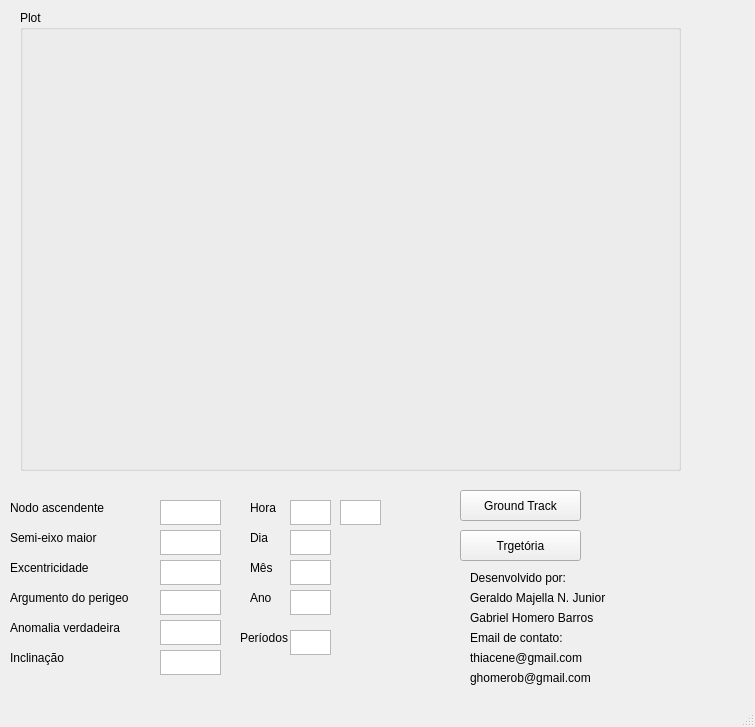
<?xml version="1.0" encoding="UTF-8"?>
<ui version="4.0">
 <class>MainWindow</class>
 <widget class="QMainWindow" name="MainWindow">
  <property name="geometry">
   <rect>
    <x>0</x>
    <y>0</y>
    <width>755</width>
    <height>727</height>
   </rect>
  </property>
  <property name="windowTitle">
   <string>MainWindow</string>
  </property>
  <widget class="QWidget" name="centralwidget">
   <widget class="QPushButton" name="pushButton_input">
    <property name="geometry">
     <rect>
      <x>460</x>
      <y>490</y>
      <width>121</width>
      <height>31</height>
     </rect>
    </property>
    <property name="text">
     <string>Ground Track</string>
    </property>
   </widget>
   <widget class="QPushButton" name="pushButton_ana">
    <property name="geometry">
     <rect>
      <x>460</x>
      <y>530</y>
      <width>121</width>
      <height>31</height>
     </rect>
    </property>
    <property name="text">
     <string>Trgetória</string>
    </property>
   </widget>
   <widget class="QTextEdit" name="textEdit_41">
    <property name="geometry">
     <rect>
      <x>160</x>
      <y>560</y>
      <width>61</width>
      <height>25</height>
     </rect>
    </property>
    <property name="maximumSize">
     <size>
      <width>16777215</width>
      <height>35</height>
     </size>
    </property>
   </widget>
   <widget class="QLabel" name="label_14">
    <property name="geometry">
     <rect>
      <x>10</x>
      <y>560</y>
      <width>121</width>
      <height>16</height>
     </rect>
    </property>
    <property name="text">
     <string>Excentricidade</string>
    </property>
   </widget>
   <widget class="QLabel" name="label_15">
    <property name="geometry">
     <rect>
      <x>10</x>
      <y>590</y>
      <width>141</width>
      <height>16</height>
     </rect>
    </property>
    <property name="text">
     <string>Argumento do perigeo</string>
    </property>
   </widget>
   <widget class="QLabel" name="label_16">
    <property name="geometry">
     <rect>
      <x>10</x>
      <y>530</y>
      <width>131</width>
      <height>16</height>
     </rect>
    </property>
    <property name="text">
     <string>Semi-eixo maior</string>
    </property>
   </widget>
   <widget class="QTextEdit" name="textEdit_42">
    <property name="geometry">
     <rect>
      <x>160</x>
      <y>590</y>
      <width>61</width>
      <height>25</height>
     </rect>
    </property>
    <property name="maximumSize">
     <size>
      <width>16777215</width>
      <height>35</height>
     </size>
    </property>
   </widget>
   <widget class="QTextEdit" name="textEdit_43">
    <property name="geometry">
     <rect>
      <x>160</x>
      <y>620</y>
      <width>61</width>
      <height>25</height>
     </rect>
    </property>
    <property name="maximumSize">
     <size>
      <width>16777215</width>
      <height>35</height>
     </size>
    </property>
   </widget>
   <widget class="QTextEdit" name="textEdit_44">
    <property name="geometry">
     <rect>
      <x>160</x>
      <y>650</y>
      <width>61</width>
      <height>25</height>
     </rect>
    </property>
    <property name="maximumSize">
     <size>
      <width>16777215</width>
      <height>35</height>
     </size>
    </property>
   </widget>
   <widget class="QLabel" name="label_24">
    <property name="geometry">
     <rect>
      <x>10</x>
      <y>620</y>
      <width>141</width>
      <height>16</height>
     </rect>
    </property>
    <property name="text">
     <string>Anomalia verdadeira</string>
    </property>
   </widget>
   <widget class="QLabel" name="label_25">
    <property name="geometry">
     <rect>
      <x>10</x>
      <y>650</y>
      <width>131</width>
      <height>16</height>
     </rect>
    </property>
    <property name="text">
     <string>Inclinação</string>
    </property>
   </widget>
   <widget class="QGroupBox" name="groupBox">
    <property name="geometry">
     <rect>
      <x>20</x>
      <y>10</y>
      <width>661</width>
      <height>461</height>
     </rect>
    </property>
    <property name="title">
     <string>Plot</string>
    </property>
   </widget>
   <widget class="QTextEdit" name="textEdit_45">
    <property name="geometry">
     <rect>
      <x>290</x>
      <y>630</y>
      <width>41</width>
      <height>25</height>
     </rect>
    </property>
    <property name="maximumSize">
     <size>
      <width>16777215</width>
      <height>35</height>
     </size>
    </property>
   </widget>
   <widget class="QLabel" name="label_26">
    <property name="geometry">
     <rect>
      <x>250</x>
      <y>500</y>
      <width>31</width>
      <height>16</height>
     </rect>
    </property>
    <property name="text">
     <string>Hora</string>
    </property>
   </widget>
   <widget class="QLabel" name="label_28">
    <property name="geometry">
     <rect>
      <x>10</x>
      <y>500</y>
      <width>121</width>
      <height>16</height>
     </rect>
    </property>
    <property name="text">
     <string>Nodo ascendente</string>
    </property>
   </widget>
   <widget class="QTextEdit" name="textEdit_46">
    <property name="geometry">
     <rect>
      <x>290</x>
      <y>500</y>
      <width>41</width>
      <height>25</height>
     </rect>
    </property>
    <property name="maximumSize">
     <size>
      <width>16777215</width>
      <height>35</height>
     </size>
    </property>
   </widget>
   <widget class="QLabel" name="label_32">
    <property name="geometry">
     <rect>
      <x>240</x>
      <y>630</y>
      <width>91</width>
      <height>16</height>
     </rect>
    </property>
    <property name="text">
     <string>Períodos</string>
    </property>
   </widget>
   <widget class="QLabel" name="label_29">
    <property name="geometry">
     <rect>
      <x>470</x>
      <y>570</y>
      <width>221</width>
      <height>16</height>
     </rect>
    </property>
    <property name="text">
     <string>Desenvolvido por:</string>
    </property>
   </widget>
   <widget class="QLabel" name="label_58">
    <property name="geometry">
     <rect>
      <x>470</x>
      <y>590</y>
      <width>201</width>
      <height>16</height>
     </rect>
    </property>
    <property name="text">
     <string>Geraldo Majella N. Junior </string>
    </property>
   </widget>
   <widget class="QTextEdit" name="textEdit_48">
    <property name="geometry">
     <rect>
      <x>160</x>
      <y>500</y>
      <width>61</width>
      <height>25</height>
     </rect>
    </property>
    <property name="maximumSize">
     <size>
      <width>16777215</width>
      <height>35</height>
     </size>
    </property>
   </widget>
   <widget class="QTextEdit" name="textEdit_49">
    <property name="geometry">
     <rect>
      <x>160</x>
      <y>530</y>
      <width>61</width>
      <height>25</height>
     </rect>
    </property>
    <property name="maximumSize">
     <size>
      <width>16777215</width>
      <height>35</height>
     </size>
    </property>
   </widget>
   <widget class="QTextEdit" name="textEdit_50">
    <property name="geometry">
     <rect>
      <x>290</x>
      <y>530</y>
      <width>41</width>
      <height>25</height>
     </rect>
    </property>
    <property name="maximumSize">
     <size>
      <width>16777215</width>
      <height>35</height>
     </size>
    </property>
   </widget>
   <widget class="QLabel" name="label_34">
    <property name="geometry">
     <rect>
      <x>250</x>
      <y>530</y>
      <width>31</width>
      <height>16</height>
     </rect>
    </property>
    <property name="text">
     <string>Dia</string>
    </property>
   </widget>
   <widget class="QLabel" name="label_35">
    <property name="geometry">
     <rect>
      <x>250</x>
      <y>560</y>
      <width>31</width>
      <height>16</height>
     </rect>
    </property>
    <property name="text">
     <string>Mês</string>
    </property>
   </widget>
   <widget class="QTextEdit" name="textEdit_51">
    <property name="geometry">
     <rect>
      <x>290</x>
      <y>560</y>
      <width>41</width>
      <height>25</height>
     </rect>
    </property>
    <property name="maximumSize">
     <size>
      <width>16777215</width>
      <height>35</height>
     </size>
    </property>
   </widget>
   <widget class="QLabel" name="label_36">
    <property name="geometry">
     <rect>
      <x>250</x>
      <y>590</y>
      <width>31</width>
      <height>16</height>
     </rect>
    </property>
    <property name="text">
     <string>Ano</string>
    </property>
   </widget>
   <widget class="QTextEdit" name="textEdit_52">
    <property name="geometry">
     <rect>
      <x>290</x>
      <y>590</y>
      <width>41</width>
      <height>25</height>
     </rect>
    </property>
    <property name="maximumSize">
     <size>
      <width>16777215</width>
      <height>35</height>
     </size>
    </property>
   </widget>
   <widget class="QTextEdit" name="textEdit_53">
    <property name="geometry">
     <rect>
      <x>340</x>
      <y>500</y>
      <width>41</width>
      <height>25</height>
     </rect>
    </property>
    <property name="maximumSize">
     <size>
      <width>16777215</width>
      <height>35</height>
     </size>
    </property>
   </widget>
   <widget class="QLabel" name="label_30">
    <property name="geometry">
     <rect>
      <x>470</x>
      <y>610</y>
      <width>221</width>
      <height>16</height>
     </rect>
    </property>
    <property name="text">
     <string>Gabriel Homero Barros</string>
    </property>
   </widget>
   <widget class="QLabel" name="label_59">
    <property name="geometry">
     <rect>
      <x>470</x>
      <y>630</y>
      <width>271</width>
      <height>16</height>
     </rect>
    </property>
    <property name="text">
     <string>Email de contato: </string>
    </property>
   </widget>
   <widget class="QLabel" name="label_60">
    <property name="geometry">
     <rect>
      <x>470</x>
      <y>650</y>
      <width>201</width>
      <height>16</height>
     </rect>
    </property>
    <property name="text">
     <string>thiacene@gmail.com</string>
    </property>
   </widget>
   <widget class="QLabel" name="label_61">
    <property name="geometry">
     <rect>
      <x>470</x>
      <y>670</y>
      <width>201</width>
      <height>16</height>
     </rect>
    </property>
    <property name="text">
     <string>ghomerob@gmail.com</string>
    </property>
   </widget>
  </widget>
  <widget class="QMenuBar" name="menubar">
   <property name="geometry">
    <rect>
     <x>0</x>
     <y>0</y>
     <width>755</width>
     <height>21</height>
    </rect>
   </property>
  </widget>
  <widget class="QStatusBar" name="statusbar"/>
 </widget>
 <resources/>
 <connections/>
</ui>
